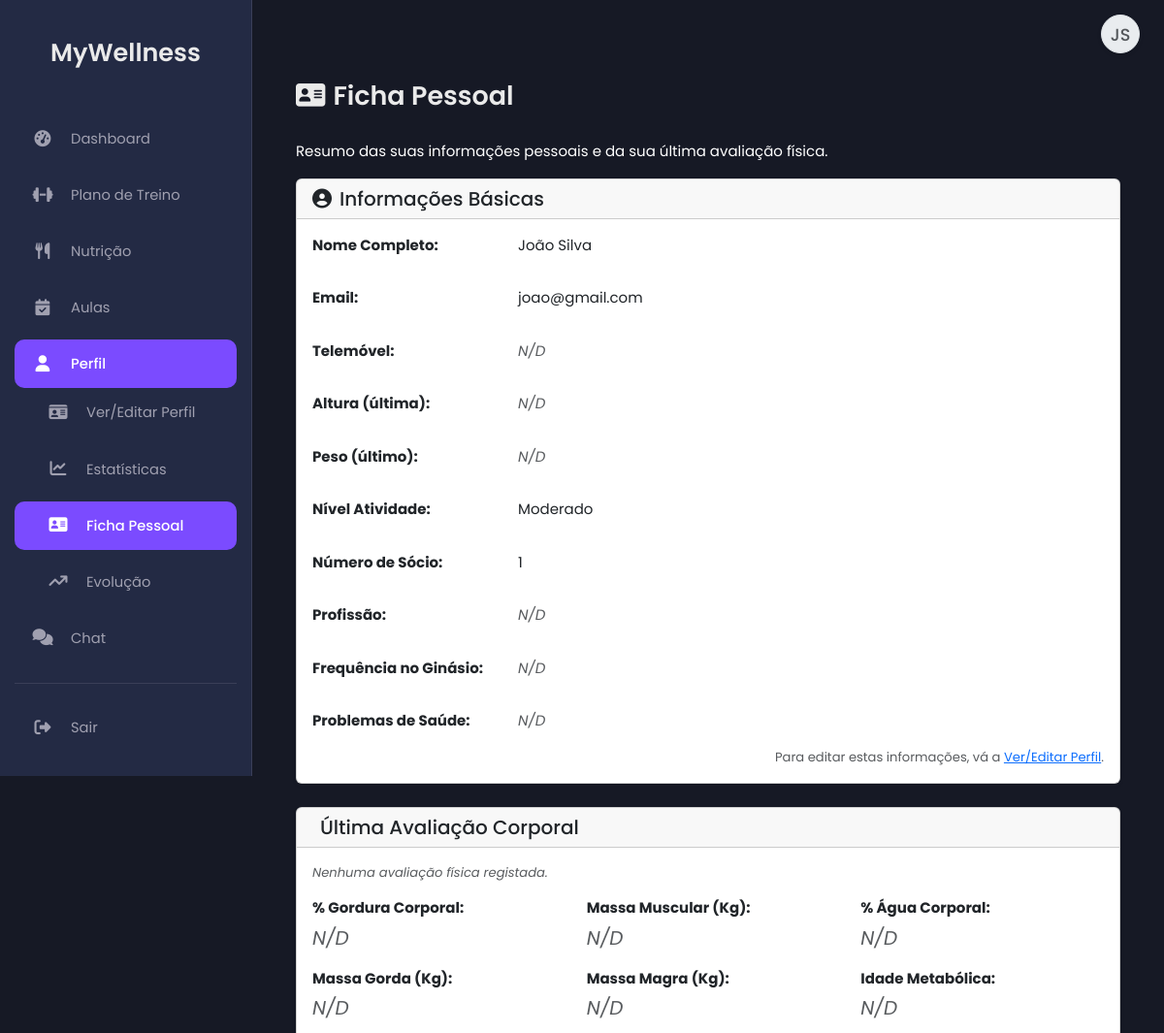
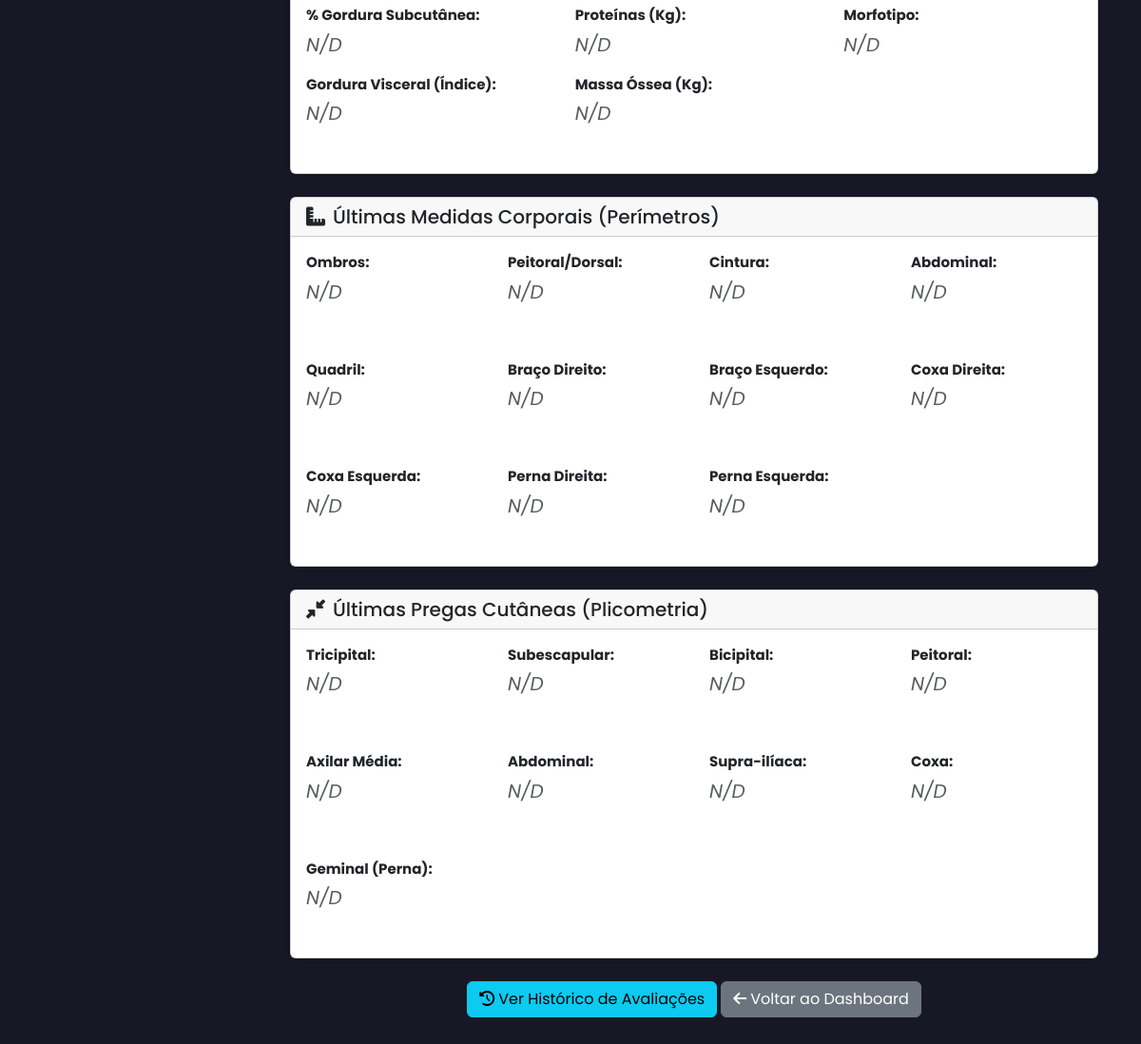
Page /ficha_pessoal.php (signed in) on the committed database (2 pictures, top to bottom).
### tables this page shows
CREATE TABLE `clients` (
  `id` int(11) NOT NULL,
  `user_id` int(11) NOT NULL,
  `weight` float DEFAULT NULL,
  `height` float DEFAULT NULL,
  `activity_level` varchar(50) DEFAULT NULL,
  `profession` varchar(100) DEFAULT NULL,
  `gym_frequency` varchar(100) DEFAULT NULL,
  `health_issues` text DEFAULT NULL,
  `water_percentage` decimal(5,2) DEFAULT NULL COMMENT 'Percentagem de Água Corporal',
  `idade_metabolica` int(11) DEFAULT NULL COMMENT 'Idade Metabólica (anos)',
  `morfotipo` varchar(50) DEFAULT NULL COMMENT 'Ectomorfo, Mesomorfo, Endomorfo',
  `ombros` decimal(5,1) DEFAULT NULL COMMENT 'Perímetro Ombros (cm)',
  `peitoral_dorsal` decimal(5,1) DEFAULT NULL COMMENT 'Perímetro Peitoral/Dorsal (cm)',
  `cintura` decimal(5,1) DEFAULT NULL COMMENT 'Perímetro Cintura (cm)',
  `abdominal` decimal(5,1) DEFAULT NULL COMMENT 'Perímetro Abdominal (cm)',
  `quadril` decimal(5,1) DEFAULT NULL COMMENT 'Perímetro Quadril (cm)',
  `braco_direito` decimal(5,1) DEFAULT NULL COMMENT 'Perímetro Braço Direito (cm)',
  `braco_esquerdo` decimal(5,1) DEFAULT NULL COMMENT 'Perímetro Braço Esquerdo (cm)',
  `coxa_direita` decimal(5,1) DEFAULT NULL COMMENT 'Perímetro Coxa Direita (cm)',
  `coxa_esquerda` decimal(5,1) DEFAULT NULL COMMENT 'Perímetro Coxa Esquerda (cm)',
  `perna_direita` decimal(5,1) DEFAULT NULL COMMENT 'Perímetro Perna Direita (cm)',
  `perna_esquerda` decimal(5,1) DEFAULT NULL COMMENT 'Perímetro Perna Esquerda (cm)',
  `tricipital` decimal(4,1) DEFAULT NULL COMMENT 'Prega Tricipital (mm)',
  `subescapular` decimal(4,1) DEFAULT NULL COMMENT 'Prega Subescapular (mm)',
  `bicipital` decimal(4,1) DEFAULT NULL COMMENT 'Prega Bicipital (mm)',
  `peitoral` decimal(4,1) DEFAULT NULL COMMENT 'Prega Peitoral (mm)',
  `axilar_media` decimal(4,1) DEFAULT NULL COMMENT 'Prega Axilar Média (mm)',
  `abdominal_plicometria` decimal(4,1) DEFAULT NULL COMMENT 'Prega Abdominal (mm)',
  `supra_iliaca` decimal(4,1) DEFAULT NULL COMMENT 'Prega Supra-ilíaca (mm)',
  `coxa` decimal(4,1) DEFAULT NULL COMMENT 'Prega Coxa (mm)',
  `geminal` decimal(4,1) DEFAULT NULL COMMENT 'Prega Geminal/Perna (mm)',
  `visceral_fat_index` tinyint(3) UNSIGNED DEFAULT NULL COMMENT 'Índice de Gordura Visceral (1-59)',
  `bone_mass_kg` decimal(4,2) DEFAULT NULL COMMENT 'Massa Óssea em Kg',
  `lean_mass_kg` decimal(5,2) DEFAULT NULL COMMENT 'Massa Magra em Kg',
  `muscle_mass_kg` decimal(5,2) DEFAULT NULL COMMENT 'Massa Muscular em Kg',
  `proteinas` decimal(5,2) DEFAULT NULL COMMENT 'Proteínas (Kg)',
  `fat_mass_kg` decimal(5,2) DEFAULT NULL COMMENT 'Massa Gorda em Kg',
  `fat_mass_percentage` decimal(5,2) DEFAULT NULL COMMENT 'Percentagem de Massa Gorda',
  `gordura_subcutanea` decimal(5,2) DEFAULT NULL COMMENT '% Gordura Subcutânea',
  `lean_mass_percentage` decimal(5,2) DEFAULT NULL COMMENT 'Percentagem de Massa Magra',
  `last_assessment_date` date DEFAULT NULL COMMENT 'Data da Última Avaliação Corporal'
);

CREATE TABLE `users` (
  `id` int(11) NOT NULL,
  `name` varchar(100) NOT NULL,
  `email` varchar(100) NOT NULL,
  `numero_telemovel` varchar(25) DEFAULT NULL COMMENT 'Número de telemóvel do utilizador',
  `password` varchar(255) NOT NULL,
  `role` enum('client','trainer','nutritionist','admin') NOT NULL,
  `token` varchar(255) DEFAULT NULL,
  `reset_token` varchar(255) DEFAULT NULL,
  `reset_token_expires_at` datetime DEFAULT NULL,
  `first_login` tinyint(1) NOT NULL DEFAULT 1,
  `created_at` timestamp NOT NULL DEFAULT current_timestamp(),
  `profile_picture` varchar(255) DEFAULT NULL
);

### ficha_pessoal.php (the view, shortened to what this page needs)
<?php
include 'db.php';
include 'header.php';
$user_id = $_SESSION['user_id'];
$page_error = '';
$client_data = [];
try {
    $stmt = $pdo->prepare("
        SELECT
            u.name, u.email, u.profile_picture, u.numero_telemovel, -- User data
            c.id as client_table_id, c.activity_level, -- client_table_id é o ID da tabela clients
            c.profession, c.gym_frequency, c.health_issues, -- Outros campos do cliente (membership_number foi removido)
            latest_assessment.* -- Seleciona todas as colunas da subquery (última avaliação)
        FROM users u
        JOIN clients c ON u.id = c.user_id
        LEFT JOIN (
            -- Subquery para encontrar a avaliação mais recente deste cliente
            SELECT ha.*
            FROM history_assessments ha
            WHERE ha.client_id = (SELECT id FROM clients WHERE user_id = :user_id_for_subquery LIMIT 1) -- Encontra client_id baseado no user_id
            ORDER BY ha.assessment_date DESC, ha.id DESC -- Ordena pela data mais recente, depois ID
            LIMIT 1 -- Pega APENAS a mais recente
        ) AS latest_assessment ON c.id = latest_assessment.client_id -- Condição de JOIN
        WHERE u.id = :user_id;
    ");
    $stmt->execute(['user_id_for_subquery' => $user_id, 'user_id' => $user_id]);
    $client_data = $stmt->fetch(PDO::FETCH_ASSOC);
} catch (Exception $e) {
    $page_error = 'Erro ao carregar dados da ficha pessoal: ' . $e->getMessage();
    error_log("Error fetching personal record data for user $user_id: " . $e->getMessage());
    $client_data = [];
}
function displayInfo($value, $unit = '', $decimals = 1, $na_text = '<span class="text-muted fst-italic">N/D</span>') {
    if (isset($value) && $value !== null && $value !== '') {
        return htmlspecialchars($value);
    }
    return $na_text;
}
?>
<?php include 'sidebar_client.php'; ?>
<main class="main-content">
    <div class="container mt-5">
        <h2><i class="fas fa-address-card me-2"></i>Ficha Pessoal</h2>
        <p class="text-white">Resumo das suas informações pessoais e da sua última avaliação física.</p>
        <?php if (!empty($page_error)): ?>
            <div class="alert alert-danger"><?= htmlspecialchars($page_error) ?></div>
        <?php elseif (empty($client_data)): ?>
             <div class="alert alert-warning">Não foi possível carregar os dados da ficha pessoal.</div>
        <?php else: ?>
            <div class="card shadow-sm mb-4">
                <div class="card-header">
                    <h5 class="mb-0"><i class="fas fa-user-circle me-2"></i>Informações Básicas</h5>
                </div>
                <div class="card-body">
                    <dl class="row mb-0">
                        <dt class="col-sm-3">Nome Completo:</dt>
                        <dd class="col-sm-9"><?= displayInfo($client_data['name'] ?? null) ?></dd>
                        <dt class="col-sm-3">Email:</dt>
                        <dd class="col-sm-9"><?= displayInfo($client_data['email'] ?? null) ?></dd>
                        <dt class="col-sm-3">Telemóvel:</dt>
                        <dd class="col-sm-9"><?= displayInfo($client_data['numero_telemovel'] ?? null) ?></dd>
                        <dt class="col-sm-3">Altura (última):</dt>
                        <dd class="col-sm-9"><?= displayInfo($client_data['height'] ?? null, ' m', 2) ?></dd>
                        <dt class="col-sm-3">Peso (último):</dt>
                        <dd class="col-sm-9"><?= displayInfo($client_data['weight'] ?? null, ' kg', 1) ?></dd>
                        <dt class="col-sm-3">Nível Atividade:</dt>
                        <dd class="col-sm-9"><?= displayInfo($client_data['activity_level'] ?? null) ?></dd>
                        <dt class="col-sm-3">Número de Sócio:</dt>
                        <dd class="col-sm-9"><?= displayInfo($client_data['client_table_id'] ?? null) ?></dd>
                        <dt class="col-sm-3">Profissão:</dt>
                        <dd class="col-sm-9"><?= displayInfo($client_data['profession'] ?? null) ?></dd>
                        <dt class="col-sm-3">Frequência no Ginásio:</dt>
                        <dd class="col-sm-9"><?= displayInfo($client_data['gym_frequency'] ?? null) ?></dd>
                        <dt class="col-sm-3">Problemas de Saúde:</dt>
                        <dd class="col-sm-9"><?= displayInfo($client_data['health_issues'] ?? null) ?></dd>
                    </dl>
                    <small class="d-block text-end text-muted mt-2">Para editar estas informações, vá a <a href="profile.php">Ver/Editar Perfil</a>.</small>
                </div>
            </div>
            <div class="card shadow-sm mb-4">
                 <div class="card-header">
                    <h5 class="mb-0"><i class="fas fa-body me-2"></i>Última Avaliação Corporal</h5>
                </div>
                <div class="card-body">
                     <?php if (!empty($client_data['assessment_date'])): ?>
                        <p class="text-muted small mb-3">Data da avaliação: <?= htmlspecialchars(date('d/m/Y', strtotime($client_data['assessment_date']))) ?></p>
                    <?php else: ?>
                        <p class="text-muted small mb-3 fst-italic">Nenhuma avaliação física registada.</p>
                    <?php endif; ?>
                    <div class="row">
                        <div class="col-md-6 col-lg-4 mb-3">
                            <p class="mb-1"><strong>% Gordura Corporal:</strong></p> <p class="fs-5"><?= displayInfo($client_data['fat_mass_percentage'] ?? null, ' %', 1) ?></p>
                            <p class="mb-1"><strong>Massa Gorda (Kg):</strong></p> <p class="fs-5"><?= displayInfo($client_data['fat_mass_kg'] ?? null, ' kg', 2) ?></p>
                            <p class="mb-1"><strong>% Gordura Subcutânea:</strong></p> <p class="fs-5"><?= displayInfo($client_data['gordura_subcutanea'] ?? null, ' %', 1) ?></p>
                            <p class="mb-1"><strong>Gordura Visceral (Índice):</strong></p> <p class="fs-5"><?= displayInfo($client_data['visceral_fat_index'] ?? null, '', 0) ?></p>
                        </div>
                        <div class="col-md-6 col-lg-4 mb-3">
                            <p class="mb-1"><strong>Massa Muscular (Kg):</strong></p> <p class="fs-5"><?= displayInfo($client_data['muscle_mass_kg'] ?? null, ' kg', 2) ?></p>
                            <p class="mb-1"><strong>Massa Magra (Kg):</strong></p> <p class="fs-5"><?= displayInfo($client_data['lean_mass_kg'] ?? null, ' kg', 2) ?></p>
                             <p class="mb-1"><strong>Proteínas (Kg):</strong></p> <p class="fs-5"><?= displayInfo($client_data['proteinas'] ?? null, ' kg', 2) ?></p>
                             <p class="mb-1"><strong>Massa Óssea (Kg):</strong></p> <p class="fs-5"><?= displayInfo($client_data['bone_mass_kg'] ?? null, ' kg', 2) ?></p>
                        </div>
                        <div class="col-md-6 col-lg-4 mb-3">
                            <p class="mb-1"><strong>% Água Corporal:</strong></p> <p class="fs-5"><?= displayInfo($client_data['water_percentage'] ?? null, ' %', 1) ?></p>
                            <p class="mb-1"><strong>Idade Metabólica:</strong></p> <p class="fs-5"><?= displayInfo($client_data['idade_metabolica'] ?? null, ' anos', 0) ?></p>
                            <p class="mb-1"><strong>Morfotipo:</strong></p>
                            <p class="fs-5">
                                <?php
                                    echo displayInfo($client_data['morfotipo'] ?? null);
                                ?>
                            </p>
                        </div>
                    </div>
                </div>
            </div>
            <div class="card shadow-sm mb-4">
                 <div class="card-header">
                    <h5 class="mb-0"><i class="fas fa-ruler-combined me-2"></i>Últimas Medidas Corporais (Perímetros)</h5>
                </div>
                <div class="card-body">
                    <div class="row">
                        <div class="col-md-6 col-lg-3 mb-3"> <p class="mb-1"><strong>Ombros:</strong></p> <p class="fs-5"><?= displayInfo($client_data['ombros'] ?? null, ' cm', 1) ?></p> </div>
                        <div class="col-md-6 col-lg-3 mb-3"> <p class="mb-1"><strong>Peitoral/Dorsal:</strong></p> <p class="fs-5"><?= displayInfo($client_data['peitoral_dorsal'] ?? null, ' cm', 1) ?></p> </div>
                        <div class="col-md-6 col-lg-3 mb-3"> <p class="mb-1"><strong>Cintura:</strong></p> <p class="fs-5"><?= displayInfo($client_data['cintura'] ?? null, ' cm', 1) ?></p> </div>
                        <div class="col-md-6 col-lg-3 mb-3"> <p class="mb-1"><strong>Abdominal:</strong></p> <p class="fs-5"><?= displayInfo($client_data['abdominal'] ?? null, ' cm', 1) ?></p> </div>
                        <div class="col-md-6 col-lg-3 mb-3"> <p class="mb-1"><strong>Quadril:</strong></p> <p class="fs-5"><?= displayInfo($client_data['quadril'] ?? null, ' cm', 1) ?></p> </div>
                        <div class="col-md-6 col-lg-3 mb-3"> <p class="mb-1"><strong>Braço Direito:</strong></p> <p class="fs-5"><?= displayInfo($client_data['braco_direito'] ?? null, ' cm', 1) ?></p> </div>
                        <div class="col-md-6 col-lg-3 mb-3"> <p class="mb-1"><strong>Braço Esquerdo:</strong></p> <p class="fs-5"><?= displayInfo($client_data['braco_esquerdo'] ?? null, ' cm', 1) ?></p> </div>
                        <div class="col-md-6 col-lg-3 mb-3"> <p class="mb-1"><strong>Coxa Direita:</strong></p> <p class="fs-5"><?= displayInfo($client_data['coxa_direita'] ?? null, ' cm', 1) ?></p> </div>
                        <div class="col-md-6 col-lg-3 mb-3"> <p class="mb-1"><strong>Coxa Esquerda:</strong></p> <p class="fs-5"><?= displayInfo($client_data['coxa_esquerda'] ?? null, ' cm', 1) ?></p> </div>
                        <div class="col-md-6 col-lg-3 mb-3"> <p class="mb-1"><strong>Perna Direita:</strong></p> <p class="fs-5"><?= displayInfo($client_data['perna_direita'] ?? null, ' cm', 1) ?></p> </div>
                        <div class="col-md-6 col-lg-3 mb-3"> <p class="mb-1"><strong>Perna Esquerda:</strong></p> <p class="fs-5"><?= displayInfo($client_data['perna_esquerda'] ?? null, ' cm', 1) ?></p> </div>
                    </div>
                </div>
            </div>
            <div class="card shadow-sm mb-4">
                 <div class="card-header">
                    <h5 class="mb-0"><i class="fas fa-compress-alt me-2"></i>Últimas Pregas Cutâneas (Plicometria)</h5>
                </div>
                <div class="card-body">
                     <div class="row">
                        <div class="col-md-6 col-lg-3 mb-3"> <p class="mb-1"><strong>Tricipital:</strong></p> <p class="fs-5"><?= displayInfo($client_data['tricipital'] ?? null, ' mm', 1) ?></p> </div>
                        <div class="col-md-6 col-lg-3 mb-3"> <p class="mb-1"><strong>Subescapular:</strong></p> <p class="fs-5"><?= displayInfo($client_data['subescapular'] ?? null, ' mm', 1) ?></p> </div>
                        <div class="col-md-6 col-lg-3 mb-3"> <p class="mb-1"><strong>Bicipital:</strong></p> <p class="fs-5"><?= displayInfo($client_data['bicipital'] ?? null, ' mm', 1) ?></p> </div>
                        <div class="col-md-6 col-lg-3 mb-3"> <p class="mb-1"><strong>Peitoral:</strong></p> <p class="fs-5"><?= displayInfo($client_data['peitoral'] ?? null, ' mm', 1) ?></p> </div>
                        <div class="col-md-6 col-lg-3 mb-3"> <p class="mb-1"><strong>Axilar Média:</strong></p> <p class="fs-5"><?= displayInfo($client_data['axilar_media'] ?? null, ' mm', 1) ?></p> </div>
                        <div class="col-md-6 col-lg-3 mb-3"> <p class="mb-1"><strong>Abdominal:</strong></p> <p class="fs-5"><?= displayInfo($client_data['abdominal_plicometria'] ?? null, ' mm', 1) ?></p> </div>
                        <div class="col-md-6 col-lg-3 mb-3"> <p class="mb-1"><strong>Supra-ilíaca:</strong></p> <p class="fs-5"><?= displayInfo($client_data['supra_iliaca'] ?? null, ' mm', 1) ?></p> </div>
                        <div class="col-md-6 col-lg-3 mb-3"> <p class="mb-1"><strong>Coxa:</strong></p> <p class="fs-5"><?= displayInfo($client_data['coxa'] ?? null, ' mm', 1) ?></p> </div>
                        <div class="col-md-6 col-lg-3 mb-3"> <p class="mb-1"><strong>Geminal (Perna):</strong></p> <p class="fs-5"><?= displayInfo($client_data['geminal'] ?? null, ' mm', 1) ?></p> </div>
                    </div>
                </div>
            </div>
            <div class="text-center mt-4">
                 <a href="assessment_history.php?client_id=<?= $client_data['client_table_id'] ?? '' ?>" class="btn btn-info"><i class="fas fa-history me-1"></i>Ver Histórico de Avaliações</a>
                 <a href="dashboard.php" class="btn btn-secondary"><i class="fas fa-arrow-left me-1"></i>Voltar ao Dashboard</a>
            </div>
        <?php endif;  ?>
    </div>
</main>
<?php
include 'footer.php';
?>

### rows in the picture
clients: user.name "João Silva", user.email "joao@gmail.com", user.numero_telemovel "N/D", activity_level "Moderado", id "1", profession "N/D", gym_frequency "N/D", health_issues "N/D"

### other values in the picture
$user_name_initials "JS"
displayInfo($client_data['height'] ?? null, ' m', 2) "N/D"
displayInfo($client_data['weight'] ?? null, ' kg', 1) "N/D"
displayInfo($client_data['fat_mass_percentage'] ?? null, ' %', 1) "N/D"
displayInfo($client_data['fat_mass_kg'] ?? null, ' kg', 2) "N/D"
displayInfo($client_data['gordura_subcutanea'] ?? null, ' %', 1) "N/D"
displayInfo($client_data['visceral_fat_index'] ?? null, '', 0) "N/D"
displayInfo($client_data['muscle_mass_kg'] ?? null, ' kg', 2) "N/D"
displayInfo($client_data['lean_mass_kg'] ?? null, ' kg', 2) "N/D"
displayInfo($client_data['proteinas'] ?? null, ' kg', 2) "N/D"
displayInfo($client_data['bone_mass_kg'] ?? null, ' kg', 2) "N/D"
displayInfo($client_data['water_percentage'] ?? null, ' %', 1) "N/D"
displayInfo($client_data['idade_metabolica'] ?? null, ' anos', 0) "N/D"
displayInfo($client_data['morfotipo'] ?? null) "N/D"
displayInfo($client_data['ombros'] ?? null, ' cm', 1) "N/D"
